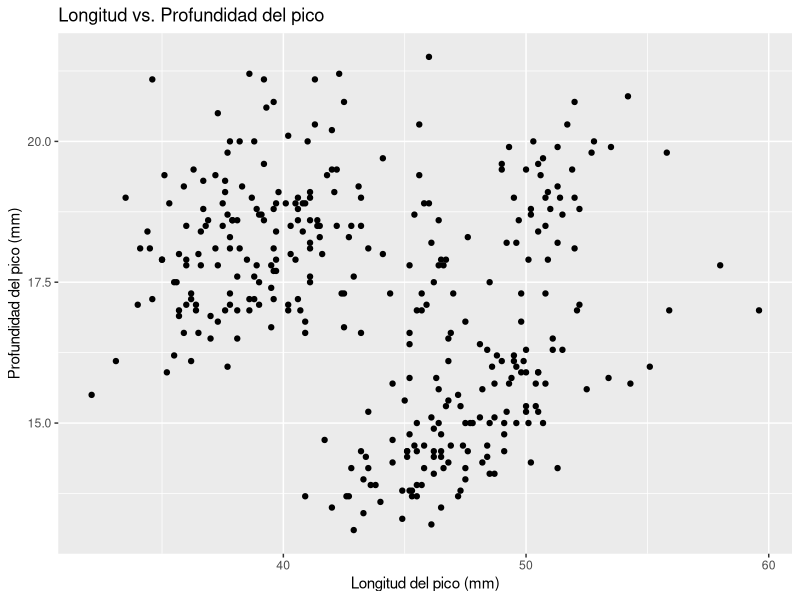
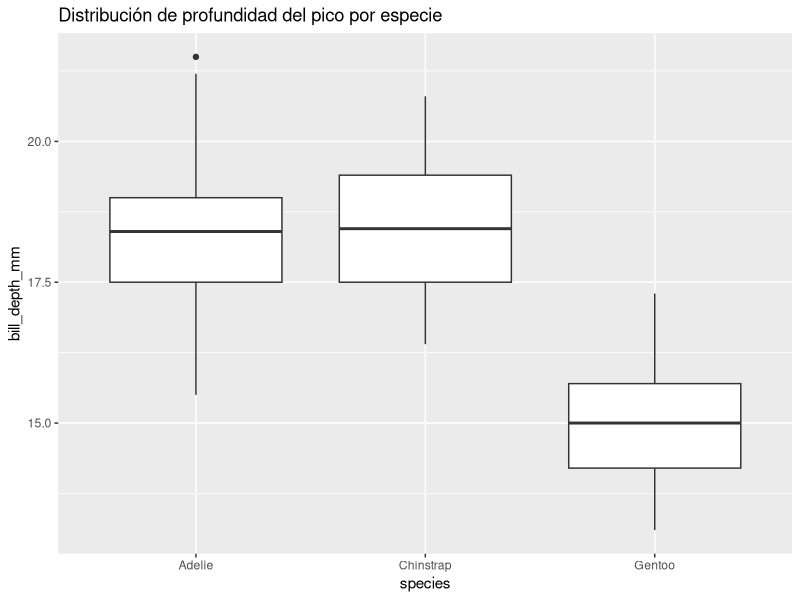
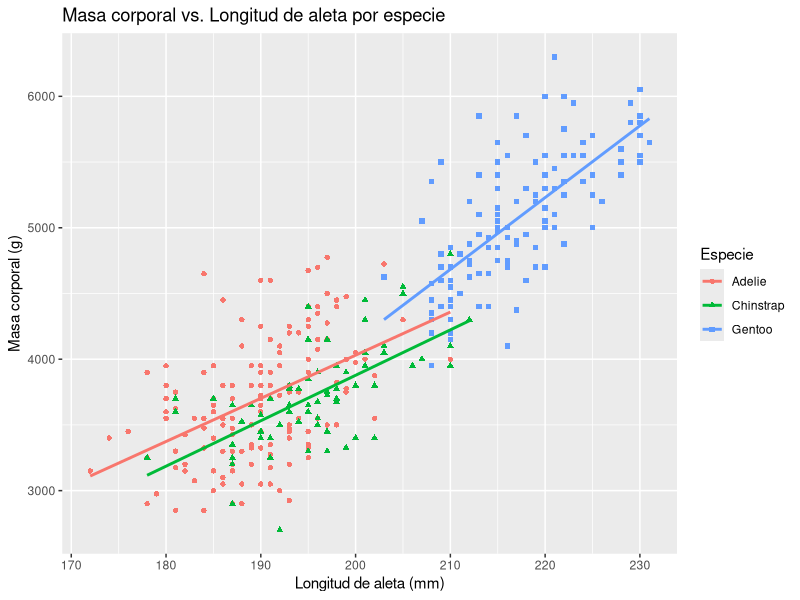
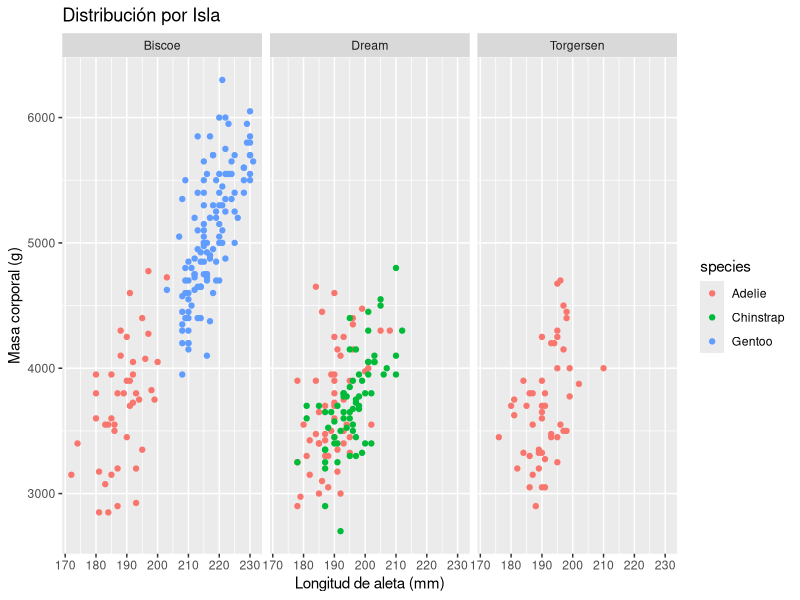
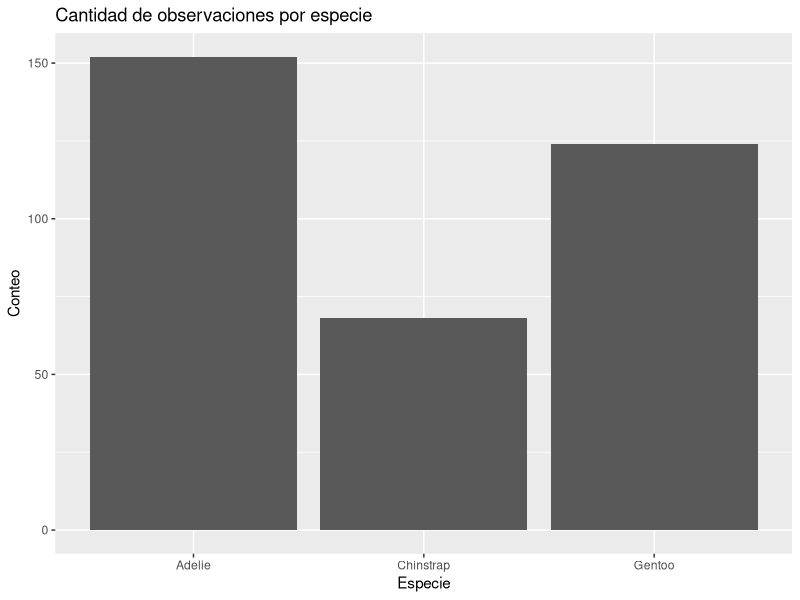
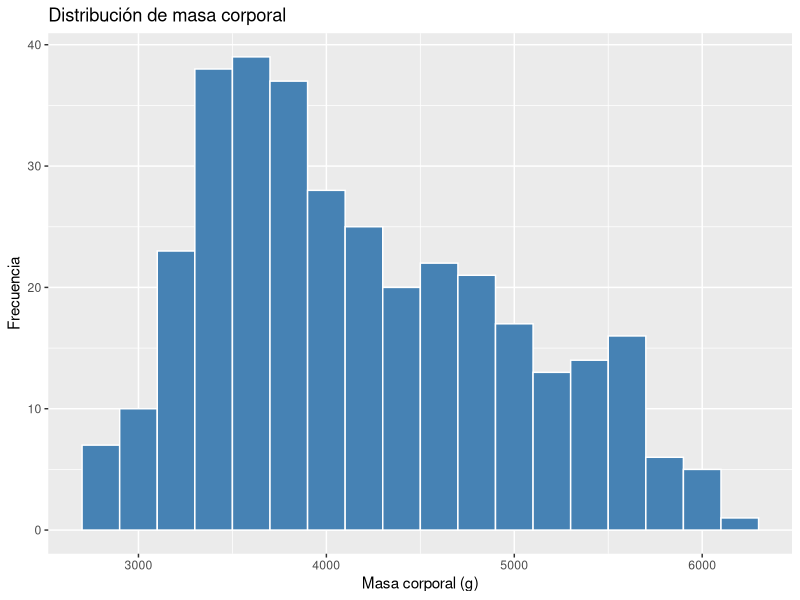
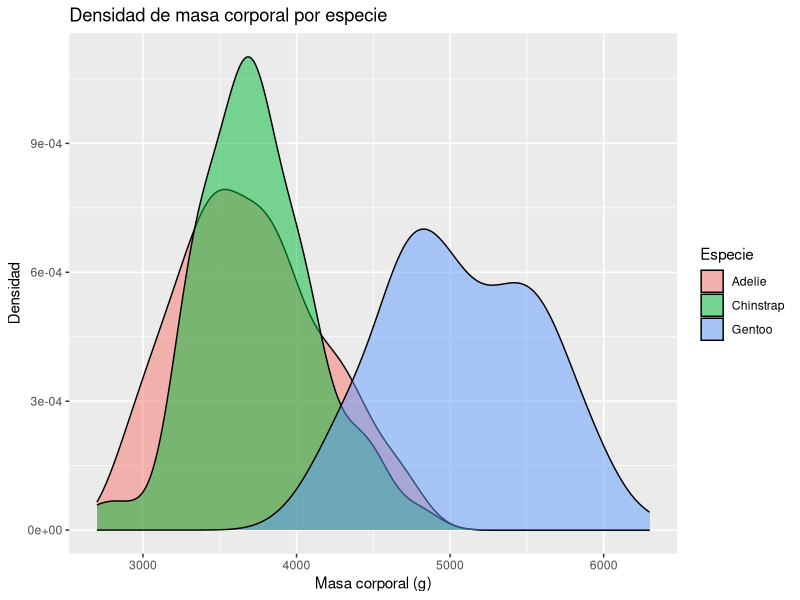

R code for these plots, in order:
# ==============================================================================
# ECON-520: Ciencia de Datos para Economía y Negocios
# Tarea 03: Visualización de datos con ggplot2 (R4DS)
# ==============================================================================

library(tidyverse)
library(palmerpenguins)

# ------------------------------------------------------------------------------
# 1. Exploración inicial del dataset penguins
# ------------------------------------------------------------------------------

# ¿Cuántas filas y columnas tiene penguins?
nrow(penguins)
ncol(penguins)
glimpse(penguins)

# ------------------------------------------------------------------------------
# 2. Gráfico de dispersión básico y estética
# ------------------------------------------------------------------------------

# Relación entre bill_depth_mm (profundidad) y bill_length_mm (longitud)
ggplot(
  data = penguins,
  mapping = aes(x = bill_length_mm, y = bill_depth_mm)
) +
  geom_point(na.rm = TRUE) +
  labs(
    title = "Longitud vs. Profundidad del pico",
    x = "Longitud del pico (mm)",
    y = "Profundidad del pico (mm)"
  )

# ¿Qué sucede si hacemos un scatterplot de species vs bill_depth_mm?
# No es el gráfico ideal porque 'species' es categórica; un boxplot o jitter es más informativo:
ggplot(data = penguins, aes(x = species, y = bill_depth_mm)) +
  geom_boxplot() +
  labs(title = "Distribución de profundidad del pico por especie")

# ------------------------------------------------------------------------------
# 3. Incorporación de variables categóricas (color, forma, facetas)
# ------------------------------------------------------------------------------

# Mapear especie al color y a la forma de los puntos
ggplot(
  data = penguins,
  mapping = aes(x = flipper_length_mm, y = body_mass_g, color = species, shape = species)
) +
  geom_point(na.rm = TRUE) +
  geom_smooth(method = "lm", se = FALSE) +
  labs(
    title = "Masa corporal vs. Longitud de aleta por especie",
    x = "Longitud de aleta (mm)",
    y = "Masa corporal (g)",
    color = "Especie",
    shape = "Especie"
  )

# Gráfico con facetas por isla
ggplot(data = penguins, aes(x = flipper_length_mm, y = body_mass_g, color = species)) +
  geom_point(na.rm = TRUE) +
  facet_wrap(~island) +
  labs(
    title = "Distribución por Isla",
    x = "Longitud de aleta (mm)",
    y = "Masa corporal (g)"
  )

# ------------------------------------------------------------------------------
# 4. Distribuciones de variables (geom_bar, geom_histogram, geom_density)
# ------------------------------------------------------------------------------

# Distribución de especies (gráfico de barras)
ggplot(data = penguins, aes(x = species)) +
  geom_bar() +
  labs(title = "Cantidad de observaciones por especie", x = "Especie", y = "Conteo")

# Histograma de masa corporal
ggplot(data = penguins, aes(x = body_mass_g)) +
  geom_histogram(binwidth = 200, fill = "steelblue", color = "white", na.rm = TRUE) +
  labs(
    title = "Distribución de masa corporal",
    x = "Masa corporal (g)",
    y = "Frecuencia"
  )

# Densidad de masa corporal por especie
ggplot(data = penguins, aes(x = body_mass_g, fill = species)) +
  geom_density(alpha = 0.5, na.rm = TRUE) +
  labs(
    title = "Densidad de masa corporal por especie",
    x = "Masa corporal (g)",
    y = "Densidad",
    fill = "Especie"
  )
